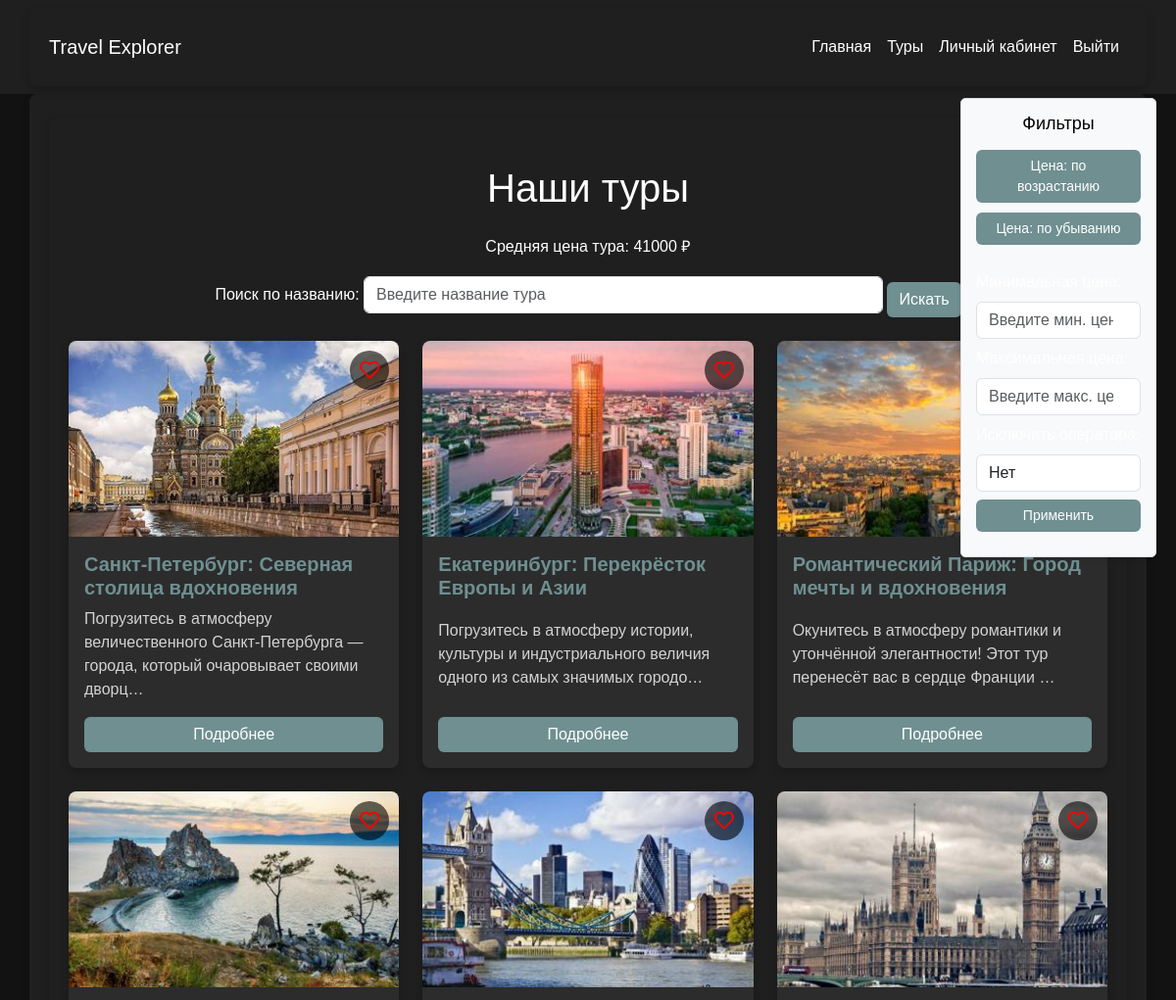
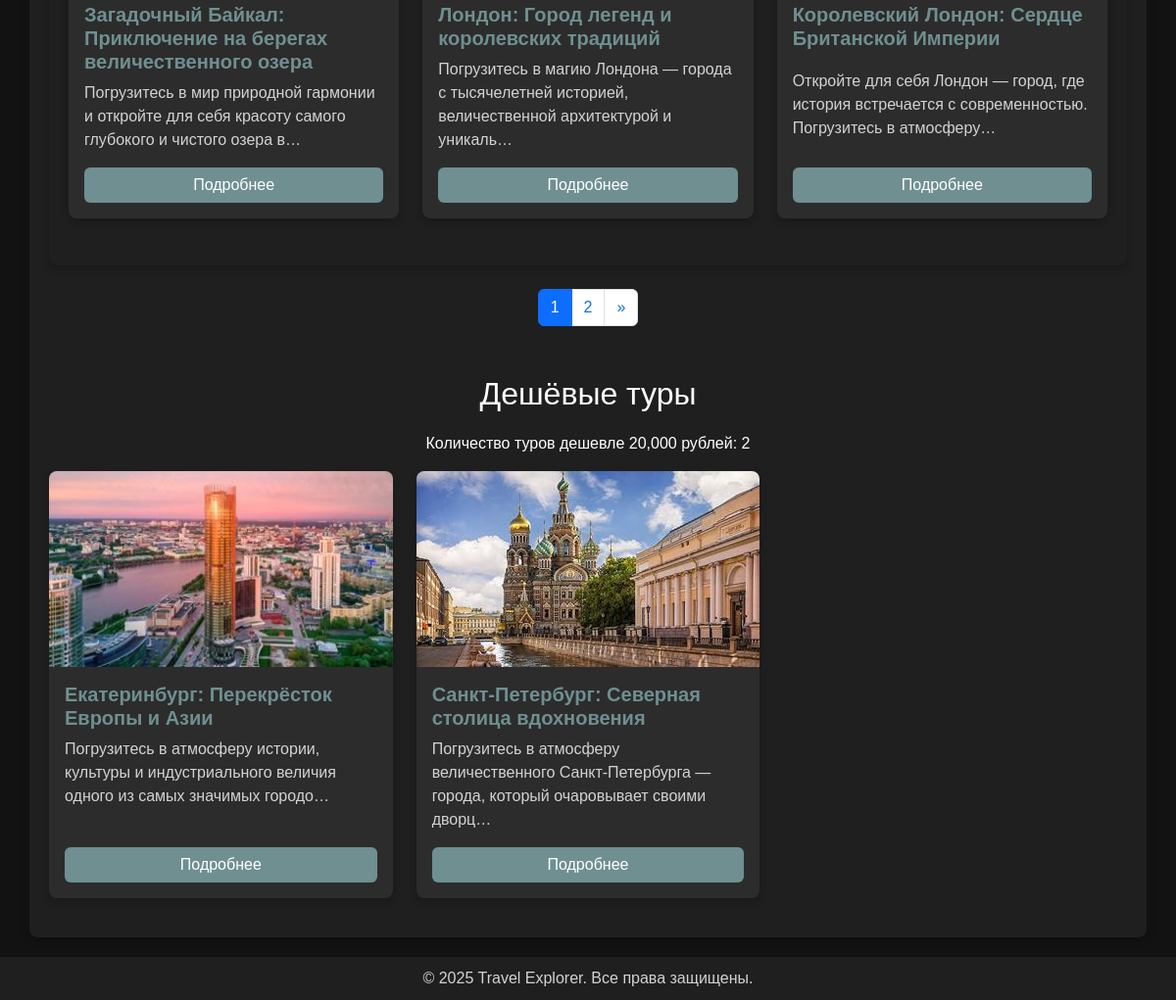
Page /tours/ (signed in) on the earlier database version (2 pictures, top to bottom).
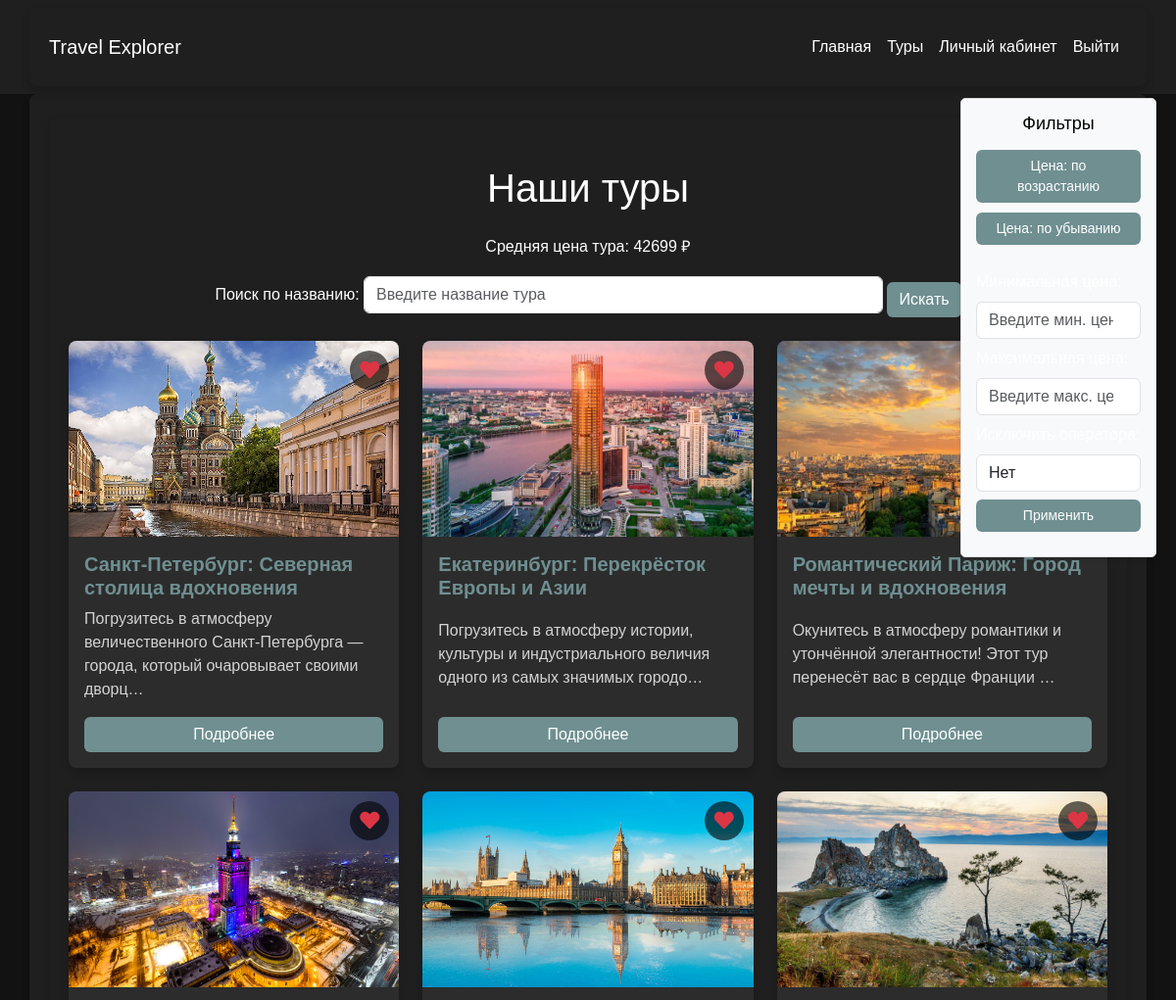
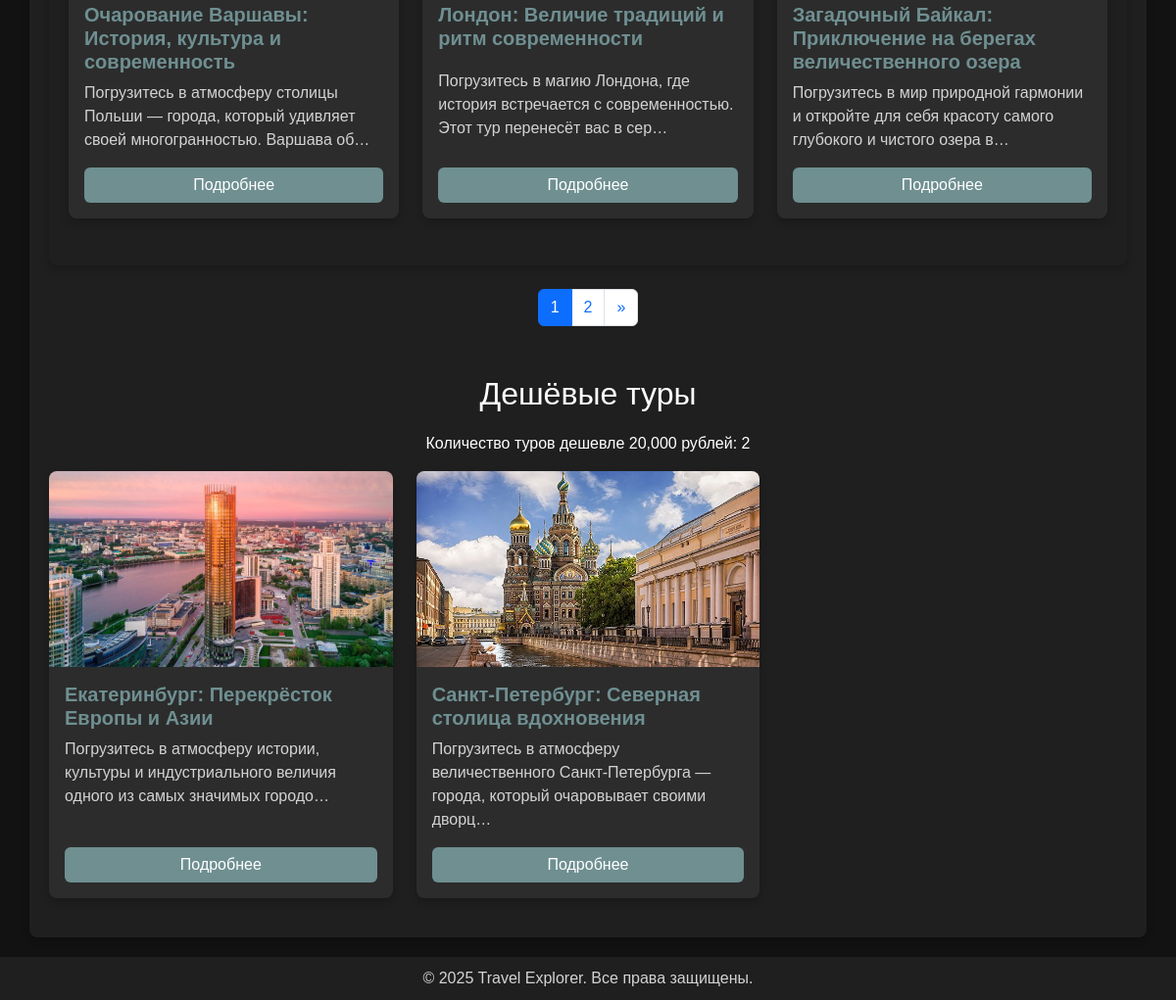
Same page on the later database version (2 pictures, top to bottom).
### travel/models.py (models this page shows, shortened)
class Tour(models.Model):
    name_tour = models.CharField("Название тура", max_length=255)
    discription_tour = models.TextField("Описание тура")
    price_tour = models.IntegerField("Цена тура", validators=[validate_positive])
    departure = models.CharField("Место отправления", max_length=255)
    destination = models.CharField("Место назначения", max_length=255)
    date_departure = models.DateField("Дата отправления")
    date_return = models.DateField("Дата возвращения")
    operator_tour = models.CharField("Туроператор", max_length=255)
    places_tour = models.IntegerField("Количество мест", validators=[validate_positive])
    history = HistoricalRecords()
    is_hot = models.BooleanField(default=False)
    image = models.ImageField(upload_to='tours/', blank=True, null=True)
    objects = TourManager()
    video_url = models.URLField(
        max_length=255,
        blank=True,
        null=True,
        verbose_name="Ссылка на видеообзор"
    )
    class Meta:
        ordering = ['date_departure']
        verbose_name = "Тур"
        verbose_name_plural = "Туры"
    def get_absolute_url(self):
            return reverse('tour-detail', args=[self.id])

### travel/views.py (the view)
# urls.py: path('tours/', views.tours, name='tours'),
def tours(request):
    sort_order = request.GET.get('sort', 'asc')
    excluded_operator = request.GET.get('excluded_operator', None)
    min_price = request.GET.get('min_price')
    max_price = request.GET.get('max_price')
    search_query = request.GET.get('search_query', '')
    destination = request.GET.get('destination', None)
    tours_list = Tour.objects.exclude(operator_tour="Архив")
    if request.user.is_authenticated:
        tours_list = tours_list.annotate(
            is_favorite=Exists(
                Favorite.objects.filter(id_user=request.user, id_tour=OuterRef('id'))
            )
        )
    if destination:
        tours_list = tours_list.filter(destination=destination)
    if sort_order == 'desc':
        tours_list = tours_list.order_by('-price_tour')
    else:
        tours_list = tours_list.order_by('price_tour')
    if min_price:
        tours_list = tours_list.filter(price_tour__gte=min_price)
    if max_price:
        tours_list = tours_list.filter(price_tour__lte=max_price)
    if excluded_operator:
        tours_list = tours_list.exclude(operator_tour=excluded_operator)
    if search_query:
        tours_list = tours_list.filter(name_tour__icontains=search_query)
    paginator = Paginator(tours_list, 6)
    page = request.GET.get('page')
    try:
        tours = paginator.page(page)
    except PageNotAnInteger:
        tours = paginator.page(1)
    except EmptyPage:
        tours = paginator.page(paginator.num_pages)
    cheap_tours = Tour.objects.cheap_tours(20000).annotate(
        is_favorite=Exists(
            Favorite.objects.filter(id_user=request.user, id_tour=OuterRef('id'))
        )
    )
    operators = Tour.objects.values_list('operator_tour', flat=True).distinct()
    hot_tours = Tour.objects.hot_tours()
    cheap_tours = Tour.objects.cheap_tours(20000)
    average_price = Tour.objects.aggregate(Avg('price_tour'))['price_tour__avg']
    if average_price:
        average_price = round(average_price)
    return render(request, 'travel/tours.html', {
        'tours': tours,
        'hot_tours': hot_tours,
        'cheap_tours': cheap_tours,
        'sort_order': sort_order,
        'average_price': average_price,
        'operators': operators,
        'excluded_operator': excluded_operator,
    })

### travel/models.py (called while the page is built)
    def hot_tours(self):
        return self.filter(is_hot=True).exclude(operator_tour="Архив")

    def cheap_tours(self, max_price):
        return self.filter(price_tour__lte=max_price).exclude(operator_tour="Архив")

### travel/templatetags/custom_tags.py (called while the page is built)
@register.simple_tag
def count_cheap_tours(max_price):
    return Tour.objects.filter(price_tour__lt=max_price).count()

### travel/templates/travel/tours.html (shortened to what this page needs)
{% extends 'travel/base.html' %}
{% load custom_tags %}
{% block content %}
<div class="filters-container">
    <div class="filters">
        <h4 class="text-center">Фильтры</h4>
        <a href="?sort=asc" class="btn w-100 {% if sort_order == 'asc' %}btn-primary{% else %}btn-outline-primary{% endif %}">
            Цена: по возрастанию
        </a>
        <a href="?sort=desc" class="btn w-100 {% if sort_order == 'desc' %}btn-primary{% else %}btn-outline-primary{% endif %}">
            Цена: по убыванию
        </a>
        <form method="get" class="mt-3">
            <label for="min_price" class="form-label">Минимальная цена:</label>
            <input type="number" id="min_price" name="min_price" class="form-control mb-2"
                   value="{{ min_price|default:'' }}" placeholder="Введите мин. цену">
            <label for="max_price" class="form-label">Максимальная цена:</label>
            <input type="number" id="max_price" name="max_price" class="form-control mb-2"
                   value="{{ max_price|default:'' }}" placeholder="Введите макс. цену">
            <label for="excluded_operator" class="form-label">Исключить оператора:</label>
            <select name="excluded_operator" id="excluded_operator" class="form-control">
                <option value="">Нет</option>
            </select>
            <button type="submit" class="btn btn-outline-primary mt-2 w-100">Применить</button>
        </form>
    </div>
</div>
<div class="container py-5">
    <h1 class="text-center mb-4">Наши туры</h1>
    <p class="text-center">Средняя цена тура: {{ average_price|default:"не указана" }} ₽</p>
    <form method="get" class="mb-4 text-center">
        <label for="search_query" class="form-label">Поиск по названию:</label>
        <input type="text" id="search_query" name="search_query" class="form-control d-inline-block w-50"
               value="{{ search_query|default:'' }}" placeholder="Введите название тура">
        <button type="submit" class="btn btn-primary mt-2">Искать</button>
    </form>
    <div class="row row-cols-1 row-cols-md-3 g-4">
        {% for tour in tours %}
        <div class="col">
            <div class="card h-100 position-relative">
                {% if tour.image %}
                <img src="{{ tour.image.url }}" class="card-img-top" alt="{{ tour.name_tour }}">
                {% else %}
                <img src="https://via.placeholder.com/350x250" class="card-img-top" alt="Изображение недоступно">
                {% endif %}
                <a href="{% url 'add_to_favorite' tour.id %}" class="favorite-toggle">
                    <i class="{% if tour.is_favorite %}fas fa-heart text-danger{% else %}far fa-heart{% endif %}"></i>
                </a>
                <div class="card-body">
                    <h5 class="card-title">{{ tour.name_tour }}</h5>
                    <p class="card-text">{{ tour.discription_tour|truncatechars:100 }}</p>
                    <a href="{{ tour.get_absolute_url }}" class="btn btn-outline-primary">Подробнее</a>
                </div>
            </div>
        </div>
        {% endfor %}
    </div>
</div>
    <nav class="mt-4">
        <ul class="pagination justify-content-center">
            {% for num in tours.paginator.page_range %}
            <li class="page-item {% if num == tours.number %}active{% endif %}">
                <a class="page-link" href="?page={{ num }}{% if sort_order %}&sort={{ sort_order }}{% endif %}">{{ num }}</a>
            </li>
            {% endfor %}
            {% if tours.has_next %}
            <li class="page-item">
                <a class="page-link" href="?page={{ tours.next_page_number }}{% if sort_order %}&sort={{ sort_order }}{% endif %}" aria-label="Next">
                    <span aria-hidden="true">&raquo;</span>
                </a>
            </li>
            {% endif %}
        </ul>
    </nav>
        <h2 class="text-center section-title">Дешёвые туры</h2>
        <p class="text-center">
            Количество туров дешевле 20,000 рублей: {% count_cheap_tours 20000 %}
        </p>
        {% if cheap_tours %}
        <div class="row">
            {% for tour in cheap_tours %}
            <div class="col-md-4 mb-3">
                <div class="card h-100">
                    {% if tour.image %}
                    <img src="{{ tour.image.url }}" class="card-img-top" alt="{{ tour.name_tour }}">
                    {% else %}
                    <img src="https://via.placeholder.com/350x200" class="card-img-top" alt="Нет изображения">
                    {% endif %}
                    <div class="card-body">
                        <h5 class="card-title">{{ tour.name_tour }}</h5>
                        <p class="card-text">{{ tour.discription_tour|truncatechars:100 }}</p>
                        <a href="{% url 'tour-detail' tour.id %}" class="btn btn-outline-primary mt-auto">Подробнее</a>
                    </div>
                </div>
            </div>
            {% endfor %}
        </div>
        {% else %}
        <p class="text-center">Нет дешёвых туров.</p>
        {% endif %}
    </div>
{% endblock %}

### travel/templates/travel/base.html (shortened to what this page needs)
<!DOCTYPE html>
{% load static %}
{% load tour_filters %}
<html lang="en">
<head>
    <link href="https://cdn.jsdelivr.net/npm/bootstrap@5.3.0-alpha1/dist/css/bootstrap.min.css" rel="stylesheet">
    <link href="https://cdnjs.cloudflare.com/ajax/libs/font-awesome/5.15.4/css/all.min.css" rel="stylesheet">
    <link rel="stylesheet" href="{% static 'css/custom_form.css' %}">
</head>
<body>
    <nav class="navbar navbar-expand-lg">
        <div class="container">
            <a class="navbar-brand" href="/">Travel Explorer</a>
            <div class="collapse navbar-collapse" id="navbarNav">
                <ul class="navbar-nav ms-auto">
                    <li class="nav-item"><a class="nav-link" href="/">Главная</a></li>
                    <li class="nav-item"><a class="nav-link" href="/tours/">Туры</a></li>
                    {% if request.user.is_authenticated %}
                    <li class="nav-item"><a class="nav-link" href="{% url 'profile' %}">Личный кабинет</a></li>
                    <li class="nav-item"><a class="nav-link" href="{% url 'logout' %}">Выйти</a></li>
                    {% else %}
                    <li class="nav-item"><a class="nav-link" href="{% url 'auth' %}">Войти</a></li>
                    {% endif %}
                </ul>
            </div>
        </div>
    </nav>
    <div class="container py-4">
        {% block content %}
        {% endblock %}
    <footer>
        &copy; 2025 Travel Explorer. Все права защищены.
    </footer>
</body>
</html>

### travel/templates/travel/tours.html (style rules this page uses)
.filters-container { position: absolute; right: 20px; top: 100px; width: 200px; z-index: 1000; }
.filters { padding: 15px; background-color: #f8f9fa; border: 1px solid #ddd; border-radius: 5px; box-shadow: 0 2px 5px rgba(0, 0, 0, 0.1); }
.filters h4 { font-size: 18px; margin-bottom: 15px; color: black; }
.filters .btn { font-size: 14px; margin-bottom: 10px; }
.card { border-radius: 8px; box-shadow: 0 4px 8px rgba(0, 0, 0, 0.1); overflow: hidden; }
.card-body { flex-grow: 1; display: flex; flex-direction: column; justify-content: space-between; }
.card-img-top { width: 100%; height: 200px; object-fit: cover; }
.favorite-toggle { font-size: 20px; width: 40px; height: 40px; line-height: 40px; color: white; background-color: rgba(0, 0, 0, 0.6); border-radius: 50%; position: absolute; top: 10px; right: 10px; text-align: center; transition: transform 0.2s, color 0.2s; }
.favorite-toggle .fa-heart { color: #ff0000; }
.section-title { margin-top: 50px; margin-bottom: 20px; }

### travel/templates/travel/base.html (style rules this page uses)
body { background-color: #121212; color: #ffffff; font-family: Arial, sans-serif; }
.navbar { background-color: #1f1f1f; }
.navbar-brand, .nav-link { color: #ffffff !important; transition: color 0.3s; }
.container { background-color: #1f1f1f; padding: 20px; border-radius: 8px; box-shadow: 0 4px 8px rgba(0, 0, 0, 0.2); }
.btn { background-color:rgb(111, 143, 145); color: #ffffff; border: none; transition: background-color 0.3s; }
h1, h2, h5 { color: #ffffff; }
.card { background-color: #2c2c2c; color: #ffffff; border: none; box-shadow: 0 4px 8px rgba(0, 0, 0, 0.2); }
.card-title { font-weight: bold; color: rgb(111, 143, 145); }
.card-text { color: #d3d3d3; }
footer { background-color: #1f1f1f; color: #d3d3d3; text-align: center; padding: 10px; margin-top: 20px; }
a { color: #4caf50; }

Differences in the rows shown:
no longer on this page (row edited): Tour: image (picture), name_tour "Лондон: Город легенд и королевских традиций", discription_tour "Погрузитесь в магию Лондона — города с тысячелетней историей, величественной архитектурой и уникаль…", shown under "Наши туры"
no longer on this page (row edited): Tour: image (picture), name_tour "Королевский Лондон: Сердце Британской Империи", discription_tour "Откройте для себя Лондон — город, где история встречается с современностью. Погрузитесь в атмосферу…", shown under "Наши туры"
changed Tour "Санкт-Петербург: Северная столица вдохновения": image: a different picture
changed Tour "Екатеринбург: Перекрёсток Европы и Азии": image: a different picture
changed Tour "Романтический Париж: Город мечты и вдохновения": image: a different picture
added Tour: image (picture), name_tour "Очарование Варшавы: История, культура и современность", discription_tour "Погрузитесь в атмосферу столицы Польши — города, который удивляет своей многогранностью. Варшава об…", shown under "Наши туры"
added Tour: image (picture), name_tour "Лондон: Величие традиций и ритм современности", discription_tour "Погрузитесь в магию Лондона, где история встречается с современностью. Этот тур перенесёт вас в сер…", shown under "Наши туры"
changed Tour "Загадочный Байкал: Приключение на берегах величественного озера": image: a different picture
Other differences:
{{ average_price|default:"не указана" }}: "41000" → "42699"
